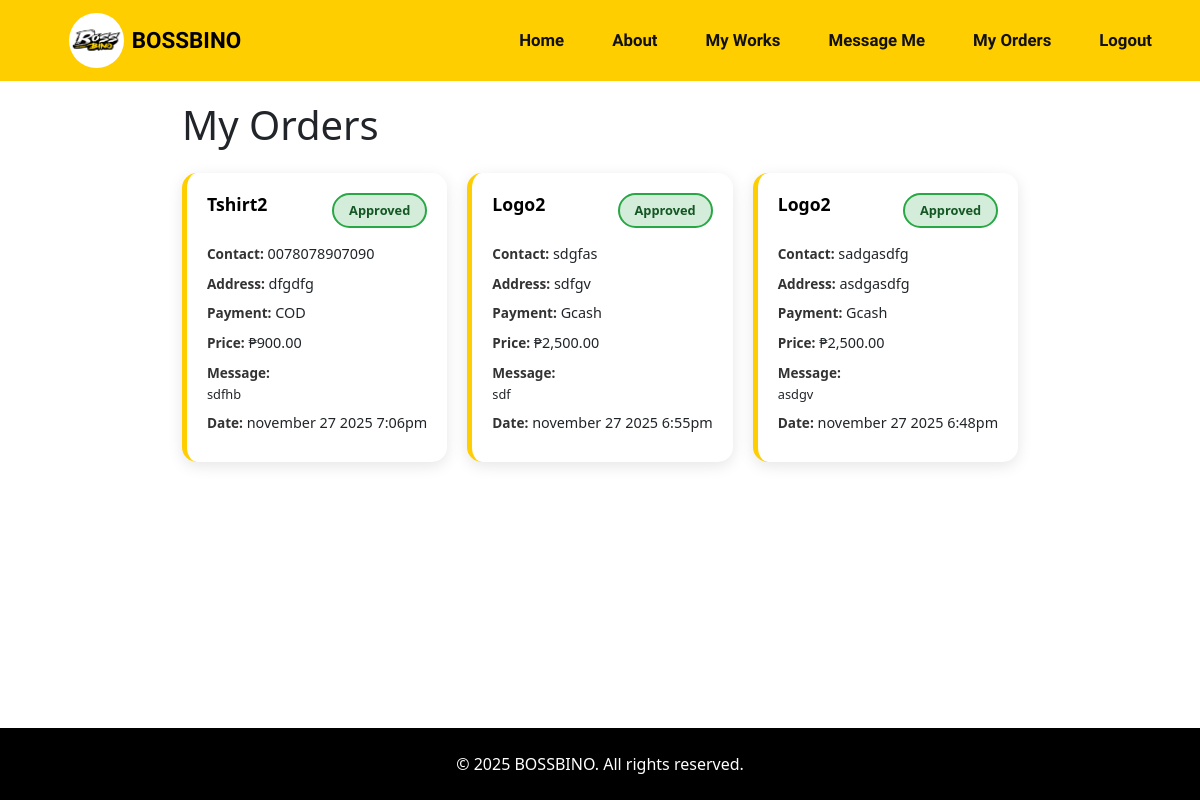
The page /customer/my_orders.php (signed in) on the database its author committed.
### tables this page shows
CREATE TABLE `orders` (
  `id` int(11) NOT NULL,
  `design_name` varchar(100) NOT NULL,
  `price` decimal(10,2) NOT NULL,
  `customer_name` varchar(100) NOT NULL,
  `email` varchar(100) NOT NULL,
  `contact` varchar(50) NOT NULL,
  `address` text NOT NULL,
  `payment_method` varchar(50) NOT NULL,
  `upload_logo` varchar(255) DEFAULT NULL,
  `message` text DEFAULT NULL,
  `order_date` timestamp NULL DEFAULT current_timestamp(),
  `status` enum('pending','approved','declined') DEFAULT 'pending'
);

### customer/my_orders.php (the view, shortened to what this page needs)
<?php
$user_email = $_SESSION['user_email'];
function formatOrderDate($dateString) {
    try {
        $date = new DateTime($dateString);
        $months = ['january', 'february', 'march', 'april', 'may', 'june', 'july', 'august', 'september', 'october', 'november', 'december'];
        $month = $months[$date->format('n') - 1];
        $day = $date->format('j');
        $year = $date->format('Y');
        $hour = $date->format('g');
        $minute = $date->format('i');
        $ampm = $date->format('a');
        return $month . ' ' . $day . ' ' . $year . ' ' . $hour . ':' . $minute . $ampm;
    } catch (Exception $e) {
        return "Date not available";
    }
}
?>
<!DOCTYPE html>
<html lang="en">
<head>
    <link href="https://cdn.jsdelivr.net/npm/bootstrap@5.3.2/dist/css/bootstrap.min.css" rel="stylesheet">
</head>
<body>
    <?php include '../header.php'; ?>
    <div class="orders-container">
        <h1 class="mb-4">My Orders</h1>
        <?php
        try {
            $stmt = $conn->prepare("SELECT * FROM orders WHERE email = ? ORDER BY order_date DESC");
            if ($stmt) {
                $stmt->bind_param("s", $user_email);
                $stmt->execute();
                $result = $stmt->get_result();
                $orders = $result->fetch_all(MYSQLI_ASSOC);
                if (count($orders) > 0):
                ?>
                <div class="orders-grid">
                <?php
                    foreach ($orders as $order):
                        $status_class = 'status-' . htmlspecialchars($order['status']);
                        $status_text = ucfirst(htmlspecialchars($order['status']));
                ?>
                    <div class="order-card">
                        <div class="order-header">
                            <div class="order-title"><?php echo htmlspecialchars($order['design_name']); ?></div>
                            <span class="order-status <?php echo $status_class; ?>">
                                <?php echo $status_text; ?>
                            </span>
                        </div>
                        <div class="order-details">
                            <div class="order-info">
                                <strong>Contact:</strong> <?php echo htmlspecialchars($order['contact']); ?>
                            </div>
                            <div class="order-info">
                                <strong>Address:</strong> <?php echo htmlspecialchars($order['address']); ?>
                            </div>
                            <div class="order-info">
                                <strong>Payment:</strong> <?php echo htmlspecialchars($order['payment_method']); ?>
                            </div>
                            <div class="order-info">
                                <strong>Price:</strong> ₱<?php echo number_format($order['price'], 2); ?>
                            </div>
                            <?php if (!empty($order['message'])): ?>
                            <div class="order-info">
                                <strong>Message:</strong>
                                <div style="font-size: 0.8rem; margin-top: 2px;"><?php echo htmlspecialchars($order['message']); ?></div>
                            </div>
                            <?php endif; ?>
                            <div class="order-info">
                                <strong>Date:</strong> <?php echo formatOrderDate($order['order_date']); ?>
                            </div>
                        </div>
                    </div>
                <?php
                    endforeach;
                ?>
                </div>
                <?php
                endif;
            } else {
                throw new Exception("Failed to prepare statement");
            }
        } catch (Exception $e) {
            echo "<div class='alert alert-danger'>Error loading orders: " . htmlspecialchars($e->getMessage()) . "</div>";
        }
        ?>
    </div>
    <?php include '../footer.php'; ?>
</body>
</html>

### header.php (shortened to what this page needs)
<?php
$is_customer = (isset($_SESSION['user_logged_in']) && $_SESSION['user_logged_in'] === true) ||
               (isset($_SESSION['user_email']) && isset($_SESSION['role']) && $_SESSION['role'] === 'customer');
?>
<!DOCTYPE html>
<html lang="en">
<head>
<link href="https://cdn.jsdelivr.net/npm/bootstrap@5.3.2/dist/css/bootstrap.min.css" rel="stylesheet">
</head>
<body>
<nav class="navbar navbar-expand-lg navbar-light px-4">
  <a class="navbar-brand d-flex align-items-center" href="/index.php">
      <img src="/bino.jpg" width="55" height="55" class="me-2 rounded-circle">
      <span>BOSSBINO</span>
  </a>
  <div class="collapse navbar-collapse" id="navbarNav">
      <ul class="navbar-nav ms-auto">
          <li class="nav-item"><a class="nav-link" href="/index.php">Home</a></li>
          <li class="nav-item"><a class="nav-link" href="/about.php">About</a></li>
          <li class="nav-item"><a class="nav-link" href="/works.php">My Works</a></li>
          <li class="nav-item"><a class="nav-link" href="/message.php">Message Me</a></li>
          <?php if($is_customer): ?>
              <li class="nav-item"><a class="nav-link" href="/customer/my_orders.php">My Orders</a></li>
              <li class="nav-item"><a class="nav-link" href="/customer/logout.php">Logout</a></li>
          <?php else: ?>
              <li class="nav-item"><a class="nav-link" href="/login.php">Login</a></li>
              <li class="nav-item"><a class="nav-link" href="/signup.php">Signup</a></li>
          <?php endif; ?>
      </ul>
  </div>
</nav>
</body>
</html>

### footer.php (shortened to what this page needs)
<footer>
    &copy; <?php echo date('Y'); ?> BOSSBINO. All rights reserved.
</footer>
</body>
</html>

### customer/my_orders.php (style rules this page uses)
:root { --footer-height: 72px; }
* { box-sizing: border-box; }
html, body { margin: 0; padding: 0; font-family: 'Poppins', sans-serif; background: #f8f9fa; color: #000; height: 100%; overflow-x: hidden; }
body { display: flex; flex-direction: column; min-height: 100vh; }
.orders-container { max-width: 1200px; margin: 0 auto; padding: 20px; flex: 1; }
.orders-grid { display: grid; grid-template-columns: repeat(auto-fill, minmax(350px, 1fr)); gap: 20px; margin-top: 20px; }
.order-card { background: white; border-radius: 15px; padding: 20px; box-shadow: 0 4px 15px rgba(0,0,0,0.1); border-left: 5px solid #ffce00; height: 100%; display: flex; flex-direction: column; }
.order-header { display: flex; justify-content: space-between; align-items: flex-start; margin-bottom: 15px; flex-wrap: wrap; }
.order-title { font-size: 1.1rem; font-weight: 700; color: #000; margin-bottom: 10px; line-height: 1.3; }
.order-status { padding: 6px 15px; border-radius: 20px; font-weight: bold; font-size: 0.8rem; white-space: nowrap; }
.status-approved { background: #d4edda; color: #155724; border: 2px solid #28a745; }
.order-info { margin-bottom: 8px; font-size: 0.9rem; }
.order-info strong { color: #333; font-size: 0.85rem; }
.order-details { flex: 1; }
footer { height: var(--footer-height); line-height: var(--footer-height); text-align: center; padding: 0 1rem; background: #000; color: #fff; font-size: 1rem; flex-shrink: 0; width: 100%; }
body, footer { max-width: 100vw; }
@media (min-width: 1200px) { .orders-grid { grid-template-columns: repeat(3, 1fr); } }

### header.php (style rules this page uses)
.navbar-brand { display:flex;align-items:center; }
.navbar-brand img { margin-left:0; }
.navbar-brand span { font-weight:700;font-size:1.4rem;font-family:'Comic Sans MS','Comic Sans',sans-serif; }
.nav-link { font-weight:700;font-size:1.05rem;font-family:'Comic Sans MS','Comic Sans',sans-serif;margin-left:1rem;margin-right:1rem;color:#111!important; }
.navbar { background:#ffce00; }
.navbar,.navbar a,.navbar-toggler,.navbar-toggler span { font-family:'Comic Sans MS','Comic Sans',sans-serif!important; }
@media (min-width:992px) { .navbar-brand { margin-left:1.5rem; } }
@media (min-width:992px) { .navbar-brand img { margin-left:1.3rem; } }

### rows shown on the page
orders: design_name "Tshirt2", status "Approved", contact "0078078907090", address "dfgdfg", payment_method "COD", price "900.00", message "sdfhb", order_date "november 27 2025 7:06pm"
orders: design_name "Logo2", status "Approved", contact "sdgfas", address "sdfgv", payment_method "Gcash", price "2,500.00", message "sdf", order_date "november 27 2025 6:55pm"
orders: design_name "Logo2", status "Approved", contact "sadgasdfg", address "asdgasdfg", payment_method "Gcash", price "2,500.00", message "asdgv", order_date "november 27 2025 6:48pm"
